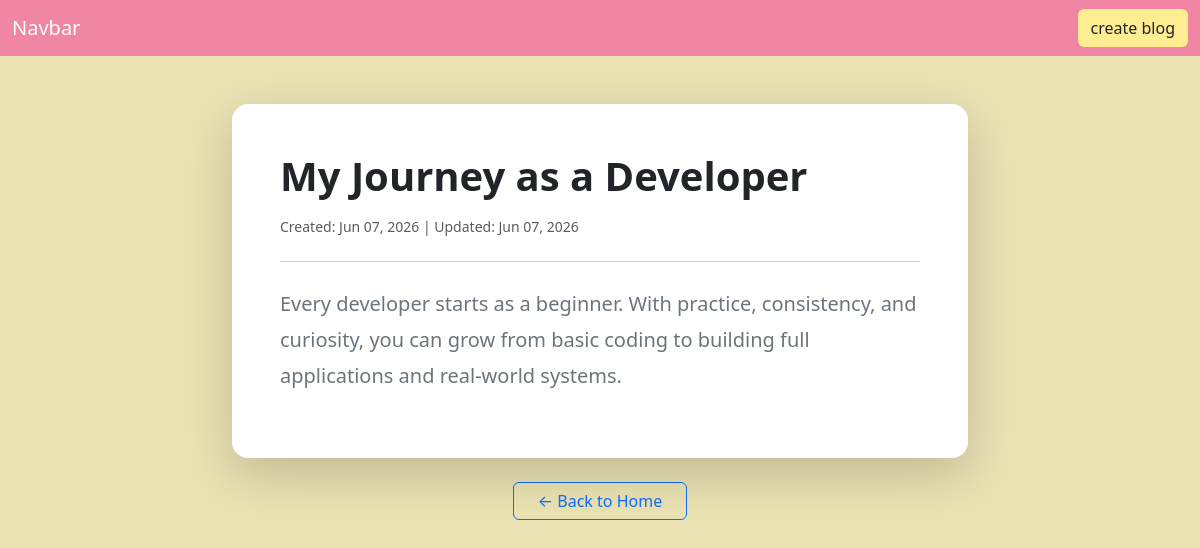
Page /blog/view/18 on the committed database.
### blog/models.py (models this page shows, shortened)
class Blog(models.Model):
    title=models.CharField(max_length=44)
    description=models.TextField(max_length=555)
    created_at=models.DateTimeField(auto_now_add=True)
    updated_at=models.DateTimeField(auto_now=True)
    image=models.ImageField(blank=True)

### blog/views.py (the view)
# urls.py: path('blog/view/<int:id>',views.view_blog,name='view_blog'),
def view_blog(request,id):
   blog=Blog.objects.get(id=id)
   data={'blog':blog}
   return render(request,'view.html',data)

### templates/view.html (shortened to what this page needs)
{% extends 'base.html' %}
{% block content %}
<div class="container py-5">
    <div class="row justify-content-center">
        <div class="col-md-8">
            <div class="card border-0 shadow-lg rounded-4">
                <div class="card-body p-5">
                    <h1 class="fw-bold mb-3 text-dark">
                        {{ blog.title }}
                    </h1>
                    <div class="text-muted small mb-4">
                        Created: {{ blog.created_at|date:"M d, Y" }} |
                        Updated: {{ blog.updated_at|date:"M d, Y" }}
                    </div>
                    <hr>
                    <p class="fs-5 text-secondary mt-4" style="line-height: 1.8;">
                        {{ blog.description }}
                    </p>
                </div>
            </div>
            <div class="text-center mt-4">
                <a href="{% url 'home' %}" class="btn btn-outline-primary px-4">
                    ← Back to Home
                </a>
            </div>
        </div>
    </div>
</div>
{% endblock %}

### rows in the picture
Blog: title "My Journey as a Developer", created_at "Jun 07, 2026", updated_at "Jun 07, 2026", description "Every developer starts as a beginner. With practice, consistency, and curiosity, you can grow from basic coding to building full applications and real-world systems."
